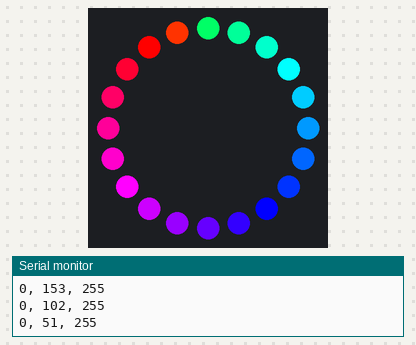
Bench run of a sketch on a simulated Arduino Uno, built with avr-gcc and run on an emulated ATmega328P. Shown: 20 RGB LEDs in a ring, first at the top, clockwise, the last lines printed to the serial monitor.

Above: at 0.45 s.
At 5.56 s:
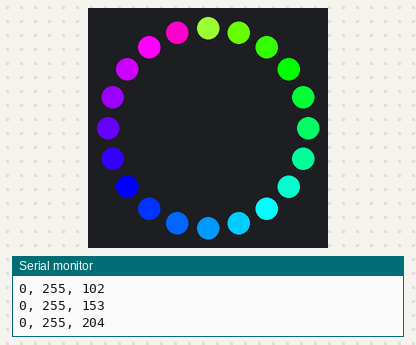
At 10.37 s:
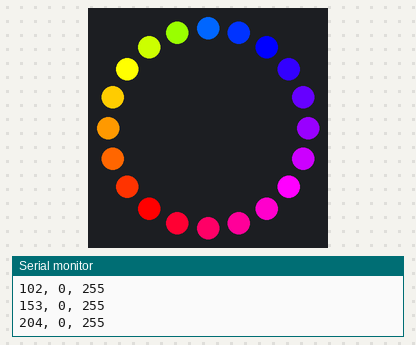
At 20.29 s:
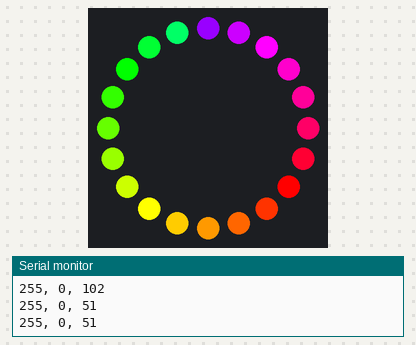
At 29.92 s:
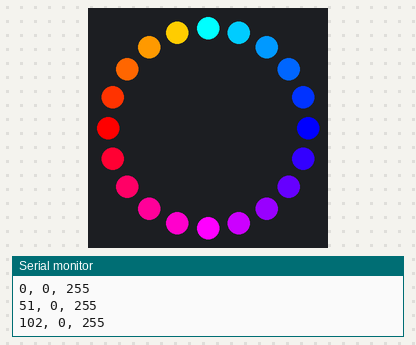
At 39.84 s:
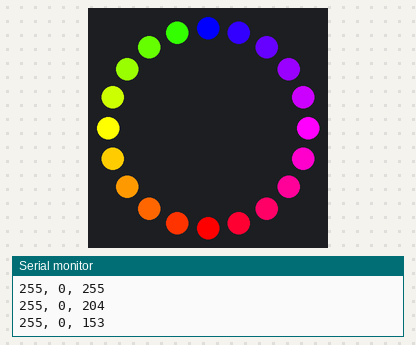

The sketch:

RainbowTest_wLibC.ino
```cpp
//==Version C==
//-Setup to initialize Rainbow State
//-LED Values determined by Rainbow State
#include <Adafruit_NeoPixel.h>
#define PIN 2

const int stripLength = 20;
int ledStripA[stripLength][3] = {},
    rainCycle = 0,
    rainState,
	stepSize=51;

Adafruit_NeoPixel ledStrip = Adafruit_NeoPixel(stripLength, PIN, NEO_GRB + NEO_KHZ800);


void setup ()
{
    Serial.begin(9600);
    ledStrip.begin();


    for(int i = 0; i < stripLength; i++)
    {
		rainState = i*stepSize;
        while(rainState > 1530)
        {
            rainState -= 1530;
        }

		if(rainState <= 255) //r -> y
		{
			ledStripA[i][0]=255;
			ledStripA[i][1]=rainState;
			ledStripA[i][2]=0;
		}
		else if(rainState <= 510) //y -> g
		{
			ledStripA[i][0]=510-rainState;
			ledStripA[i][1]=255;
			ledStripA[i][2]=0;
		}
		else if(rainState <= 765) //g -> c
		{
			ledStripA[i][0]=0;
			ledStripA[i][1]=255;
			ledStripA[i][2]=rainState-510;
		}
		else if(rainState <= 1020) //c -> b
		{
			ledStripA[i][0]=0;
			ledStripA[i][1]=1020-rainState;
			ledStripA[i][2]=255;
		}
		else if(rainState <= 1275) //b -> m
		{
			ledStripA[i][0]=rainState-1020;
			ledStripA[i][1]=0;
			ledStripA[i][2]=255;
		}
		else //m -> r
		{
			ledStripA[i][0]=255;
			ledStripA[i][1]=0;
			ledStripA[i][2]=1530-rainState;
		}

		ledStrip.setPixelColor(i, ledStrip.Color(ledStripA[i][0], ledStripA[i][1], ledStripA[i][2]));
	}
}
void loop()
{
    for(int i = 0; i < stripLength; i++)
    {
        rainState = rainCycle + (i*stepSize);
        while(rainState > 1530)
        {
            rainState -= 1530;
        }

		if(rainState <= 255) //r -> y
		{
			ledStripA[i][1]=rainState;
		}
		else if(rainState <= 510) //y -> g
		{
			ledStripA[i][0]=510-rainState;
		}
		else if(rainState <= 765) //g -> c
		{
			ledStripA[i][2]=rainState-510;
		}
		else if(rainState <= 1020) //c -> b
		{
			ledStripA[i][1]=1020-rainState;
		}
		else if(rainState <= 1275) //b -> m
		{
			ledStripA[i][0]=rainState-1020;
		}
		else //m -> r
		{
			ledStripA[i][2]=1530-rainState;
		}

        ledStrip.setPixelColor(i, ledStrip.Color(ledStripA[i][0], ledStripA[i][1], ledStripA[i][2]));
		delay(1);
    }

    ledStrip.show();
    rainCycle+=stepSize;

    if(rainCycle >= 1530)
    {
        rainCycle=0;
    }
     Serial.println(ledToString(ledStripA[0]));

}

String ledToString(int ledA[])
{
    String s = "";
    s += ledA[0];
    s += ", ";
    s += ledA[1];
    s += ", ";
    s += ledA[2];
    return s;
}
```
